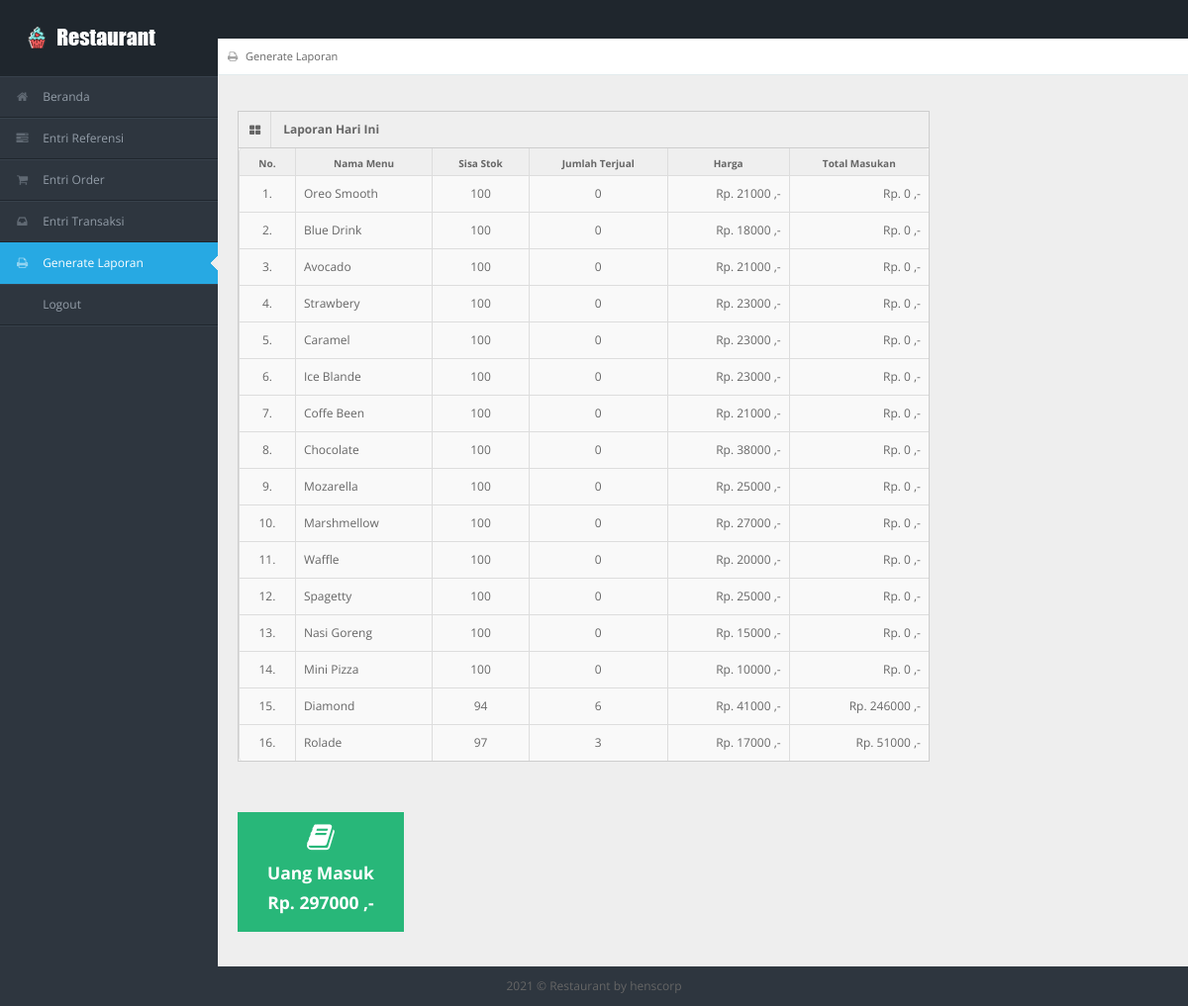
The page /generate_laporan.php (signed in) on the database its author committed.
### tables this page shows
CREATE TABLE `tb_user` (
  `id_user` int(11) NOT NULL,
  `username` varchar(150) NOT NULL,
  `password` varchar(150) NOT NULL,
  `nama_user` varchar(150) NOT NULL,
  `id_level` int(11) NOT NULL,
  `status` varchar(150) NOT NULL
);

CREATE TABLE `tb_masakan` (
  `id_masakan` int(11) NOT NULL,
  `nama_masakan` varchar(150) NOT NULL,
  `harga` varchar(150) NOT NULL,
  `stok` int(11) NOT NULL,
  `status_masakan` varchar(150) NOT NULL,
  `gambar_masakan` varchar(150) NOT NULL
);

### generate_laporan.php (the view, shortened to what this page needs)
<!DOCTYPE html>
<?php
include "connection/koneksi.php";
$id = $_SESSION['id_user'];
if (isset($_SESSION['username'])) {
    $query = "select * from tb_user natural join tb_level where id_user = $id";
    mysqli_query($conn, $query);
    $sql = mysqli_query($conn, $query);
    while ($r = mysqli_fetch_array($sql)) {
        $uang = 0;
        ?>
<html lang="en">
<head>
<link rel="stylesheet" href="template/dashboard/css/bootstrap.min.css" />
<link rel="stylesheet" href="template/dashboard/css/bootstrap-responsive.min.css" />
<link rel="stylesheet" href="template/dashboard/css/fullcalendar.css" />
<link rel="stylesheet" href="template/dashboard/css/matrix-style.css" />
<link rel="stylesheet" href="template/dashboard/css/matrix-media.css" />
<link href="template/dashboard/font-awesome/css/font-awesome.css" rel="stylesheet" />
<link rel="stylesheet" href="template/dashboard/css/jquery.gritter.css" />
</head>
<body>
<div id="header">
  <h1><a href="entri_transaksi.php">Entri Transaksi</a></h1>
</div>
<div id="sidebar"><a href="generate_laporan.php" class="visible-phone"><i class="icon icon-print"></i> <span>Generate</span></a>
  <ul>
    <?php
if ($r['id_level'] == 1) {
            ?>
    <li> <a href="beranda.php"><i class="icon icon-home"></i> <span>Beranda</span></a> </li>
    <li> <a href="entri_referensi.php"><i class="icon icon-tasks"></i> <span>Entri Referensi</span></a> </li>
    <li> <a href="entri_order.php"><i class="icon icon-shopping-cart"></i> <span>Entri Order</span></a> </li>
    <li> <a href="entri_transaksi.php"><i class="icon icon-inbox"></i> <span>Entri Transaksi</span></a> </li>
    <li class="active"> <a href="generate_laporan.php"><i class="icon icon-print"></i> <span>Generate Laporan</span></a> </li>
    <li> <a href="logout.php"><i class="icon icon-sign-out"></i> <span>Logout</span></a> </li>
  <?php
} else if ($r['id_level'] == 2) {
            ?>
    <li> <a href="beranda.php"><i class="icon icon-home"></i> <span>Beranda</span></a> </li>
    <li> <a href="entri_order.php"><i class="icon icon-shopping-cart"></i> <span>Entri Order</span></a> </li>
    <li class="active"> <a href="generate_laporan.php"><i class="icon icon-print"></i> <span>Generate Laporan</span></a> </li>
    <li> <a href="logout.php"><i class="icon icon-sign-out"></i> <span>Logout</span></a> </li>
  <?php
} else if ($r['id_level'] == 3) {
            ?>
    <li> <a href="beranda.php"><i class="icon icon-home"></i> <span>Beranda</span></a> </li>
    <li> <a href="entri_transaksi.php"><i class="icon icon-inbox"></i> <span>Entri Transaksi</span></a> </li>
    <li class="active"> <a href="generate_laporan.php"><i class="icon icon-print"></i> <span>Generate Laporan</span></a> </li>
    <li> <a href="logout.php"><i class="icon icon-sign-out"></i> <span>Logout</span></a> </li>
  <?php
} else if ($r['id_level'] == 4) {
            ?>
    <li> <a href="beranda.php"><i class="icon icon-home"></i> <span>Beranda</span></a> </li>
    <li class="active"> <a href="generate_laporan.php"><i class="icon icon-print"></i> <span>Generate Laporan</span></a> </li>
    <li> <a href="logout.php"><i class="icon icon-sign-out"></i> <span>Logout</span></a> </li>
  <?php
} else if ($r['id_level'] == 5) {
            ?>
    <li> <a href="beranda.php"><i class="icon icon-home"></i> <span>Beranda</span></a> </li>
    <li> <a href="entri_order.php"><i class="icon icon-shopping-cart"></i> <span>Entri Order</span></a> </li>
    <li> <a href="logout.php"><i class="icon icon-sign-out"></i> <span>Logout</span></a> </li>
  <?php
}
        ?>
  </ul>
</div>
<div id="content">
  <div id="content-header">
    <div id="breadcrumb"> <a href="generate_laporan.php" title="Go to here" class="tip-bottom"><i class="icon icon-print"></i> Generate Laporan</a></div>
  </div>
  <div class="container-fluid">
    <?php
if ($r['id_level'] == 1 || $r['id_level'] == 2 || $r['id_level'] == 3 || $r['id_level'] == 4) {
            ?>
    <div class="row-fluid">
      <div class="span9">
        <div class="widget-box">
          <div class="widget-title bg_lg"><span class="icon"><i class="icon-th-large"></i></span>
            <h5>Laporan Hari Ini</h5>
          </div>
          <div class="widget-content nopadding" >
            <table class="table table-bordered table-invoice-full">
              <thead>
                <tr>
                  <th class="head0">No.</th>
                  <th class="head0">Nama Menu</th>
                  <th class="head1">Sisa Stok</th>
                  <th class="head0">Jumlah Terjual</th>
                  <th class="head0 right">Harga</th>
                  <th class="head0 right">Total Masukan</th>
                </tr>
              </thead>
              <?php
$no = 1;
            $query_lihat_menu = "select * from tb_masakan";
            $sql_lihat_menu = mysqli_query($conn, $query_lihat_menu);
            ?>
              <tbody>
              <?php
while ($r_lihat_menu = mysqli_fetch_array($sql_lihat_menu)) {
                ?>
                <tr>
                  <td><center><?php echo $no++; ?>.</center></td>
                  <td><?php echo $r_lihat_menu['nama_masakan']; ?></td>
                  <td><center><?php echo $r_lihat_menu['stok']; ?></center></td>
                  <td>
                    <center>
                      <?php
$id_masakan = $r_lihat_menu['id_masakan'];
                $query_jumlah = "select sum(jumlah_terjual) as jumlah_terjual from tb_stok left join tb_pesan on tb_stok.id_pesan = tb_pesan.id_pesan where id_masakan = $id_masakan and status_cetak = 'belum cetak'";
                $sql_jumlah = mysqli_query($conn, $query_jumlah);
                $result_jumlah = mysqli_fetch_array($sql_jumlah);
                if ($result_jumlah['jumlah_terjual'] != 0 || $result_jumlah['jumlah_terjual'] != null || $result_jumlah['jumlah_terjual'] != "") {
                    $jml = $result_jumlah['jumlah_terjual'];
                    echo $jml;
                } else {
                    $jml = 0;
                    echo $jml;
                }
                ?>
                    </center>
                  </td>
                  <td style="text-align: right">Rp. <?php echo $r_lihat_menu['harga']; ?> ,-</td>
                  <td style="text-align: right">Rp.
                      <?php
                $id_masakan = $r_lihat_menu['id_masakan'];
                $query_jumlah = "select sum(jumlah_terjual) as jumlah_terjual from tb_stok left join tb_pesan on tb_stok.id_pesan = tb_pesan.id_pesan where id_masakan = $id_masakan and status_cetak = 'belum cetak'";
                $sql_jumlah = mysqli_query($conn, $query_jumlah);
                $result_jumlah = mysqli_fetch_array($sql_jumlah);
                $jml = 0;
                if ($result_jumlah['jumlah_terjual'] != 0 || $result_jumlah['jumlah_terjual'] != null || $result_jumlah['jumlah_terjual'] != "") {
                    $jml = $result_jumlah['jumlah_terjual'] * $r_lihat_menu['harga'];
                    echo $jml;
                } else {
                    $jml = $result_jumlah['jumlah_terjual'] * $r_lihat_menu['harga'];
                    echo $jml;
                }
                $uang += $jml;
                ?>
                   ,-</td>
                </tr>
              <?php
}
            ?>
              </tbody>
            </table>
          </div>
        </div>
      </div>
    </div>
    <?php
}
        ?>
  </div>
  <div class="container-fluid">
    <div class="row-fluid">
      <ul class="quick-actions">
        <li class="bg_lg"> <a href="#"><i class="icon-book"></i> <h4>Uang Masuk</h4><h4>Rp. <?php echo $uang; ?> ,-</h4> </a> </li>
      </ul>
    </div>
  </div>
</div>
<div class="row-fluid">
  <div id="footer" class="span12"> <?php echo date('Y'); ?> &copy; Restaurant <a href="#">by henscorp</a> </div>
</div>
</body>
</html>
<?php
}
} else {
    header('location: logout.php');
}
?>

### template/dashboard/css/matrix-style.css (style rules this page uses)
* { outline:none !important; -moz-outline: none !important; }
html, body { height:100% }
body { overflow-x: hidden; margin-top: -10px; font-family: 'Open Sans', sans-serif; font-size:12px; color:#666; }
a { color:#666; }
select, textarea, input[type="text"], input[type="password"], input[type="datetime"], input[type="datetime-local"], input[type="date"], input[type="month"], input[type="time"], input[type="week"], input[type="number"], input[type="email"], input[type="url"], input[type="search"], input[type="tel"], input[type="color"], .uneditable-input, .label, .dropdown-menu, .btn, .well, .progress, .table-bordered, .btn-group > .btn:first-child, .btn-group > .btn:last-child, .btn-group > .btn:last-child, .btn-group > .dropdown-toggle, .alert { border-radius:0px; }
#footer { padding:10px; text-align:center; }
.bg_lg { background:#28b779; }
#header { height: 77px; position: relative; width: 100%; z-index: -9; }
#header h1 { background: url("../img/logo.png") no-repeat scroll 0 0 transparent; height: 31px; left: 20px; line-height: 600px; overflow: hidden; position: relative; top: 26px; width: 191px; }
#header h1 a { display: block; }
#user-nav > ul > li > a > i, #sidebar li a i { opacity: .5; margin-top: 2px; }
#sidebar { display: block; float: left; position: relative; width: 220px; z-index: 16; }
#sidebar > ul { list-style: none; margin: 0px 0 0; padding: 0; position: absolute; width: 220px; }
#sidebar > ul > li { display: block; position: relative; }
#sidebar > ul > li > a { padding: 10px 0 10px 15px; display: block; color: #939da8; }
#sidebar > ul > li > a > i { margin-right: 10px; }
#sidebar > ul > li.active > a { background: url("../img/menu-active.png") no-repeat scroll right center transparent !important; text-decoration:none; }
#content { background: none repeat scroll 0 0 #eeeeee; margin-left: 220px; margin-right: 0; padding-bottom: 25px; position: relative; min-height:100%; width: auto; }
#content-header { position: abslute; width: 100%; margin-top: -38px; z-index: 20; }
.container-fluid .row-fluid:first-child { margin-top: 20px; }
#breadcrumb { background-color: #fff; border-bottom: 1px solid #e3ebed; }
#breadcrumb a { padding: 8px 20px 8px 10px; display: inline-block; background-image: url('../img/breadcrumb.png'); background-position: center right; background-repeat: no-repeat; font-size: 11px; color: #666666; }
#breadcrumb a:last-child { background-image:none; }
#breadcrumb a i { margin-right: 5px; opacity: .6; }
.stat-boxes, .quick-actions, .quick-actions-horizontal, .stats-plain { display: block; list-style: none outside none; margin: 15px 0; text-align: center; }
.stat-boxes li, .quick-actions li, .quick-actions-horizontal li { float: left; line-height: 18px; margin: 0 10px 10px 0px; padding: 0 10px; }
.quick-actions li { min-width:14%; min-height:70px; }
.quick-actions li, .quick-actions-horizontal li { padding: 0; }
.quick-actions li a { padding:10px 30px; }
.quick-actions li a, .quick-actions-horizontal li a { display: block; color: #fff; font-size:14px; font-weight:lighter; }
.quick-actions li a i[class^="icon-"], .quick-actions li a i[class*=" icon-"] { font-size:30px; display: block; margin: 0 auto 5px; }
.stat-boxes .peity_bar_good, .stat-boxes .peity_line_good, { color: #459D1C; }
.widget-box { background: none repeat scroll 0 0 #F9F9F9; border-left: 1px solid #CDCDCD; border-top: 1px solid #CDCDCD; border-right: 1px solid #CDCDCD; clear: both; margin-top: 16px; margin-bottom: 16px; position: relative; }
.widget-title, .modal-header, .table th, div.dataTables_wrapper .ui-widget-header { background:#efefef; border-bottom: 1px solid #CDCDCD; height: 36px; }
.widget-title span.icon { padding: 9px 10px 7px 11px; float: left; border-right:1px solid #dadada; }
.widget-title h5 { color: #666; float: left; font-size: 12px; font-weight: bold; padding: 12px; line-height: 12px; margin: 0; }
.widget-content { padding:15px; border-bottom: 1px solid #cdcdcd; }
.table th { height: auto; font-size: 10px; padding: 5px 10px 2px; border-bottom: 0; text-align: center; color: #666666; }
.nopadding { padding: 0 !important; }
.nopadding .table { margin-bottom: 0; }
.nopadding .table-bordered { border: 0; }

### rows shown on the page
tb_user: uang "297000"
tb_masakan: nama_masakan "Oreo Smooth", stok "100", jml "0", harga "21000"
tb_masakan: nama_masakan "Blue Drink", stok "100", jml "0", harga "18000"
tb_masakan: nama_masakan "Avocado", stok "100", jml "0", harga "21000"
tb_masakan: nama_masakan "Strawbery", stok "100", jml "0", harga "23000"
tb_masakan: nama_masakan "Caramel", stok "100", jml "0", harga "23000"
tb_masakan: nama_masakan "Ice Blande", stok "100", jml "0", harga "23000"
tb_masakan: nama_masakan "Coffe Been", stok "100", jml "0", harga "21000"
tb_masakan: nama_masakan "Chocolate", stok "100", jml "0", harga "38000"
tb_masakan: nama_masakan "Mozarella", stok "100", jml "0", harga "25000"
tb_masakan: nama_masakan "Marshmellow", stok "100", jml "0", harga "27000"
tb_masakan: nama_masakan "Waffle", stok "100", jml "0", harga "20000"
tb_masakan: nama_masakan "Spagetty", stok "100", jml "0", harga "25000"
tb_masakan: nama_masakan "Nasi Goreng", stok "100", jml "0", harga "15000"
tb_masakan: nama_masakan "Mini Pizza", stok "100", jml "0", harga "10000"
tb_masakan: nama_masakan "Diamond", stok "94", jml "6", harga "41000", jml "246000"
tb_masakan: nama_masakan "Rolade", stok "97", jml "3", harga "17000", jml "51000"
